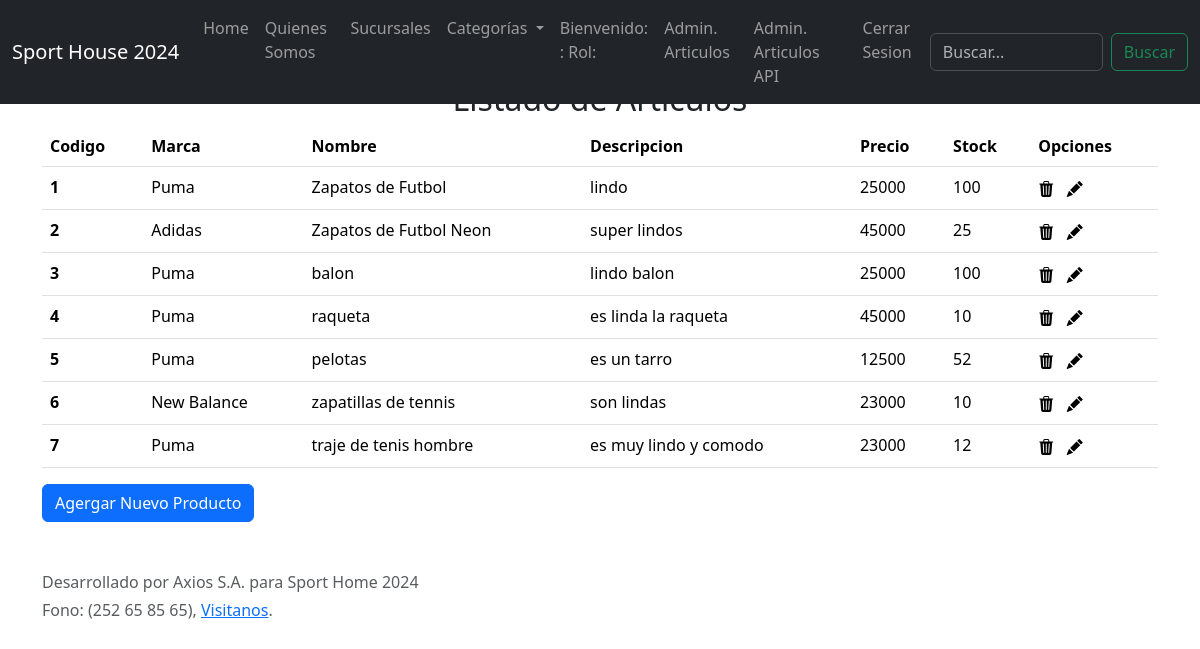
The page /articulos/ (signed in) on the database as committed earlier.
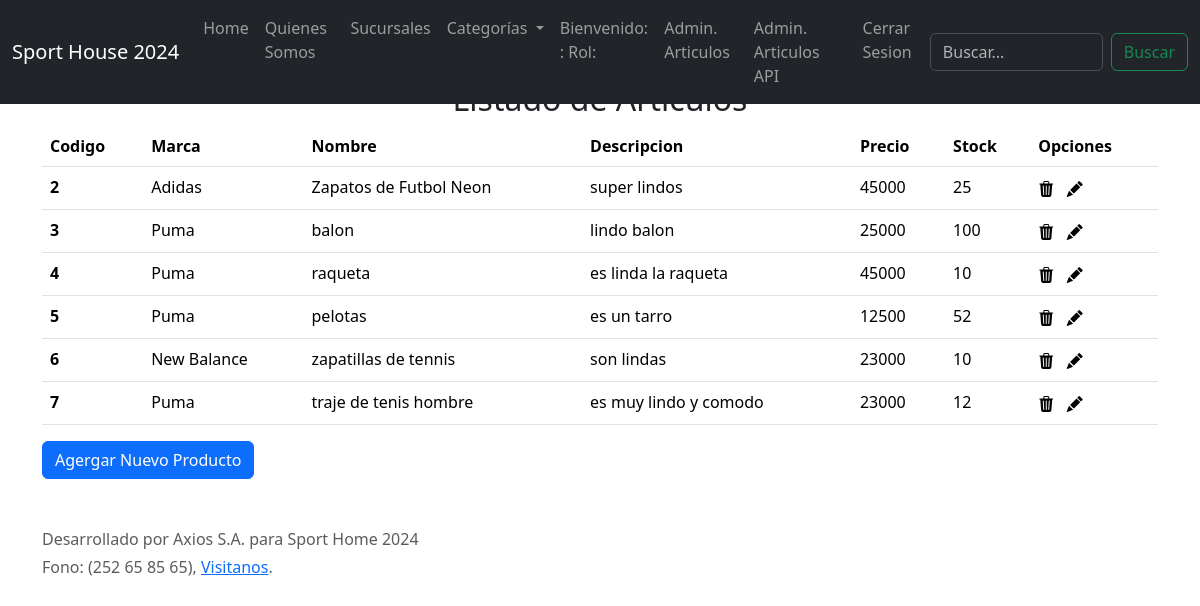
The same page on the database as committed later.
### web/models.py (models this page shows, shortened)
class Articulo(models.Model):
    id = models.AutoField(primary_key=True)
    marca =  models.ForeignKey(Marcas, on_delete=models.CASCADE)
    categoria = models.ForeignKey(Categoria, on_delete=models.CASCADE)
    nombre = models.CharField(max_length=200,null=False)
    imagen = models.ImageField(upload_to='fotos',default='fotos/no-disponible.jpg')
    description = models.TextField()
    precio = models.IntegerField()
    stock = models.IntegerField()

class Marcas(models.Model):
    nombre = models.CharField(max_length=200,primary_key=True)

### web/views.py (the view)
# urls.py: path('articulos/',articulos,name='ART'),
@login_required(login_url='/login/')
@permission_required('web.view_articulo',login_url='/login/')
def articulos(request):
    contexto={}
    articulos = Articulo.objects.all()
    categorias= Categoria.objects.all()
    contexto["items"]=articulos
    return render(request, 'admin/articulos.html',contexto)

### web/templates/admin/articulos.html (shortened to what this page needs)
{% extends 'core/base.html'%}
{% load static %}
{% block contenido %}
    <div class="container" style="margin-top:80px">
    <div style="text-align: center;margin: auto;"><h2>Listado de Articulos</h2></div>
        <table class="table">
            <thead>
              <tr>
                <th scope="col">Codigo</th>
                <th scope="col">Marca</th>
                <th scope="col">Nombre</th>
                <th scope="col">Descripcion</th>
                <th scope="col">Precio</th>
                <th scope="col">Stock</th>
                <th scope="col">Opciones</th>
              </tr>
            </thead>
            <tbody>
              {% for item in items %}
              <tr>
                <th scope="row">{{item.id}}</th>
                <td>{{item.marca.nombre}}</td>
                <td>{{item.nombre}}</td>
                <td>{{item.description}}</td>
                <td>{{item.precio}}</td>
                <td>{{item.stock}}</td>
                <td>
                    <i class="bi bi-trash3-fill" title="eliminar" onclick="eliminar({{item.id}})"></i>
                    <i class="bi bi-pencil-fill" title="modificar" onclick="modificar({{item.id}})"></i>
                </td>
              </tr>
              {% endfor %}
            </tbody>
          </table>
          <button type="button" onclick="ir()" class="btn btn-primary">Agergar Nuevo Producto</button>
    </div>
{% endblock contenido %}

Rows that differ between the two databases and show on the page:
removed Articulo: id "1", marca.nombre "Puma", nombre "Zapatos de Futbol", description "lindo", precio "25000", stock "100"
